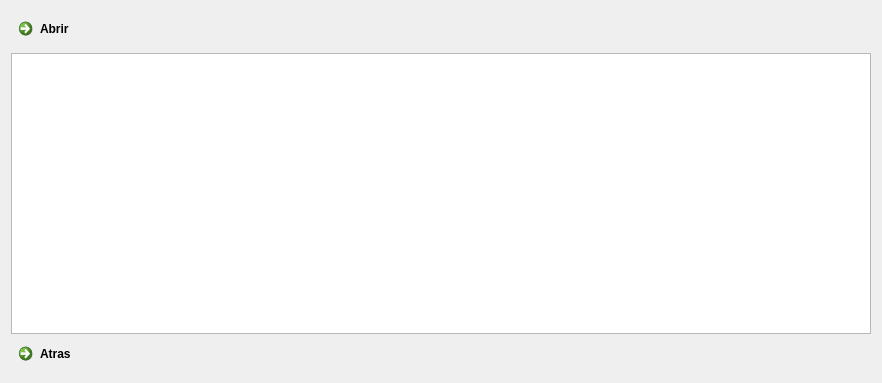
<?xml version="1.0" encoding="UTF-8"?>
<ui version="4.0">
 <class>bitacora</class>
 <widget class="QDialog" name="bitacora">
  <property name="geometry">
   <rect>
    <x>0</x>
    <y>0</y>
    <width>882</width>
    <height>378</height>
   </rect>
  </property>
  <property name="windowTitle">
   <string>Bitacora</string>
  </property>
  <layout class="QHBoxLayout" name="horizontalLayout">
   <item>
    <layout class="QGridLayout" name="gridLayout">
     <item row="0" column="0">
      <widget class="QCommandLinkButton" name="Abrir_bitacora">
       <property name="text">
        <string>Abrir</string>
       </property>
      </widget>
     </item>
     <item row="0" column="1">
      <spacer name="horizontalSpacer_4">
       <property name="orientation">
        <enum>Qt::Horizontal</enum>
       </property>
       <property name="sizeHint" stdset="0">
        <size>
         <width>658</width>
         <height>20</height>
        </size>
       </property>
      </spacer>
     </item>
     <item row="1" column="0" colspan="2">
      <widget class="QTextBrowser" name="allbitacora">
       <property name="minimumSize">
        <size>
         <width>811</width>
         <height>281</height>
        </size>
       </property>
       <property name="maximumSize">
        <size>
         <width>1500</width>
         <height>350</height>
        </size>
       </property>
      </widget>
     </item>
     <item row="2" column="0">
      <widget class="QCommandLinkButton" name="atras_bitacora">
       <property name="text">
        <string>Atras</string>
       </property>
      </widget>
     </item>
     <item row="2" column="1">
      <spacer name="horizontalSpacer_3">
       <property name="orientation">
        <enum>Qt::Horizontal</enum>
       </property>
       <property name="sizeHint" stdset="0">
        <size>
         <width>678</width>
         <height>20</height>
        </size>
       </property>
      </spacer>
     </item>
    </layout>
   </item>
  </layout>
 </widget>
 <resources/>
 <connections>
  <connection>
   <sender>atras_bitacora</sender>
   <signal>clicked()</signal>
   <receiver>bitacora</receiver>
   <slot>close()</slot>
   <hints>
    <hint type="sourcelabel">
     <x>103</x>
     <y>350</y>
    </hint>
    <hint type="destinationlabel">
     <x>345</x>
     <y>188</y>
    </hint>
   </hints>
  </connection>
 </connections>
</ui>
